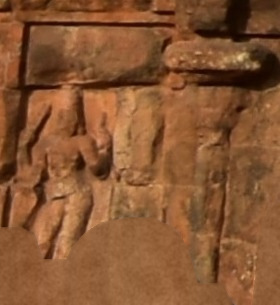
#> input picture assets/sculpture/west-panel-N1.jpg, 280 x 305 px, found by its file name
$ python paint.py assets/sculpture/west-panel-N1.jpg assets/sculpture/west-panel-N2.jpg
#> lines starting #> are read from the running program, lines starting #| are printed output that depends on the picture; after the words box and inside, x2 and y2 are one past the last pixel; in counts of white or black regions, pixels touching at a corner belong together
# Paints plain stone colour over the visitors standing in front of three west-face panels.
# Usage: python3 paint.py <assets/sculpture dir> <output dir>
import sys
from PIL import Image, ImageDraw, ImageFilter
import numpy as np
D,out=sys.argv[1].rstrip('/')+'/',sys.argv[2].rstrip('/')+'/'
JOBS={
 'west-panel-N1.jpg':[[(0,226),(22,227),(35,236),(40,252),(41,259),(66,259),(72,246),(85,232),(100,222),(125,217),(152,216),(174,228),(187,246),(193,266),(197,283),(222,283),(233,305),(0,305)],
                      [(260,224),(271,206),(280,200),(280,305),(252,305)]],
 'west-panel-N2.jpg':[[(144,305),(149,276),(156,267),(183,267),(196,271),(213,271),(215,258),(223,236),(245,221),(245,305)]],
 'west-panel-N3.jpg':[[(213,305),(220,293),(233,285),(252,285),(263,293),(271,305)]],
}
def blur(arr,r): return np.asarray(Image.fromarray(np.clip(arr+128,0,255).astype('uint8')).filter(ImageFilter.GaussianBlur(r))).astype(float)-128
rng=np.random.default_rng(11)
for name,polys in JOBS.items():
    im=Image.open(D+name).convert('RGB'); w,h=im.size; a=np.asarray(im).astype(float)
#> further down, im is the input picture: PIL image 280x305 RGB; mean R, G, B 134.8, 85.6, 50.5
#> after `w, h = im.size`: w = 280; h = 305
    m=Image.new('L',(w,h),0); d=ImageDraw.Draw(m)
#> after `m = Image.new('L', (w, h), 0)`: m: PIL image 280x305 L; every value is 0
    for p in polys: d.polygon(p,fill=255)
    hard=np.asarray(m)>0
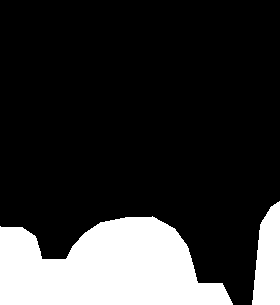
#> hard: shape (305, 280) bool; 20% white; 2 white regions, box (x1, y1, x2, y2) and area: (0, 216, 233, 305) 14873, (252, 201, 280, 305) 2216
    overall=np.median(a[180:][~hard[180:]],axis=0)             # the stone's usual colour in the lower part of the panel
#> overall = [146, 96, 58]
    col=np.zeros((w,3)); has=np.zeros(w,bool); tops=np.zeros(w,int)
#> after `tops = np.zeros(w, int)`: tops = 280 values from 0 to 0
    for x in range(w):
        ys=np.where(hard[:,x])[0]
        if len(ys)==0: continue
        top=ys.min(); tops[x]=top; has[x]=True
        col[x]=a[max(0,top-24):max(1,top-5),x,:].mean(axis=0)   # the stone just above the person in this column
#> this loop made 280 passes
#> top on passes 1 to 3: 226, 227, 227
#> after the loop, col = 280 rows, first 8: [155.3, 103.8, 65.95], [134.9, 85.74, 48.79], [107.8, 61.16, 26.95], [81.84, 38.05, 8.32], [67.21, 25.26, 1.16], [64.95, 24.74, 3.26], [68.74, 29.32, 7.79], [72.63, 34.05, 12.26]; tops = 280 values, max 303 at index 232, min 0 at index 233, mean 223.3
    xs=np.where(has)[0]; fill=a.copy()
#> after `xs = np.where(has)[0]`: xs = 261 values from 0 to 279
    for x in xs:
        lo,hi=max(0,x-22),min(w,x+23); c=col[lo:hi][has[lo:hi]].mean(axis=0)
        fill[tops[x]:,x][hard[tops[x]:,x]]=0.5*c+0.5*overall
#> this loop made 261 passes
#> (lo, c) on passes 1 to 3: (0, [133.2, 80.18, 46.77]), (0, [134.1, 80.79, 47.1]), (0, [134.7, 81.21, 47.33])
    # plain grain and mottling made from noise, so nothing carved is invented
    grain=blur(rng.normal(0,13,(h,w,1)).repeat(3,2),1.1)+blur(rng.normal(0,60,(h,w,1)).repeat(3,2),5)
    fill=np.clip(fill+grain*hard[:,:,None],0,255)
    soft=m.filter(ImageFilter.GaussianBlur(1.8))
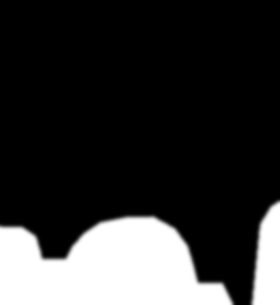
#> soft: PIL image 280x305 L; min 0, max 255, mean 51
    Image.composite(Image.fromarray(fill.astype('uint8')),im,soft).save(out+name,quality=93,subsampling=0)
    print(name,'painted',int(hard.sum()),'of',w*h,'pixels (%.1f%%)'%(100*hard.sum()/(w*h)))
#| west-panel-N1.jpg painted 17089 of 85400 pixels (20.0%)
#> pass 2 of the loop `for name,polys in JOBS.items():`:
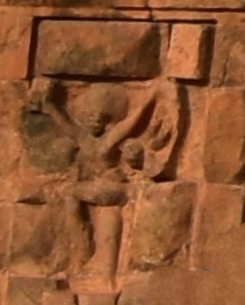
#> input picture assets/sculpture/west-panel-N2.jpg, 245 x 305 px, found by its file name
#> im is the input picture: PIL image 245x305 RGB; mean R, G, B 143.1, 86.5, 50.1
#> a: shape (305, 245, 3) float64
#> m: PIL image 245x305 L; every value is 0
#> `hard=np.asarray(m)>0`:
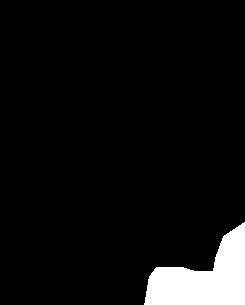
#> hard: shape (305, 245) bool; 6.1% white; 1 white region, box (x1, y1, x2, y2) and area: (144, 222, 245, 305) 4582
#> overall = [158, 98, 58]
#> after the loop `for x in range(w):`: tops = 245 values, max 303 at index 144, min 0 at index 0, mean 107
#> xs = 101 values from 144 to 244
#> the loop `for x in xs:` made 101 passes
#> c on passes 1 to 8: [152.2, 97.46, 55.96], [150.8, 96.19, 54.89], [149.4, 95.01, 53.99], [148.1, 93.84, 53.09], [146.8, 92.72, 52.25], [145.5, 91.61, 51.43], [144.2, 90.54, 50.64], [143.2, 89.65, 50.02]
#> soft: PIL image 245x305 L
#| west-panel-N2.jpg painted 4582 of 74725 pixels (6.1%)
#> pass 3 of the loop `for name,polys in JOBS.items():`:
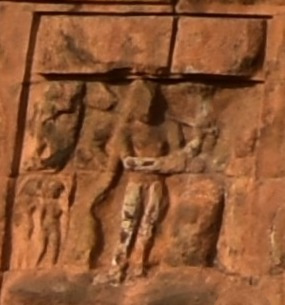
#> input picture assets/sculpture/west-panel-N3.jpg, 285 x 305 px, found by its file name
#> im is the input picture: PIL image 285x305 RGB; mean R, G, B 143.9, 87.5, 51.7
#> a: shape (305, 285, 3) float64
#> m: PIL image 285x305 L; every value is 0
#> `hard=np.asarray(m)>0`:
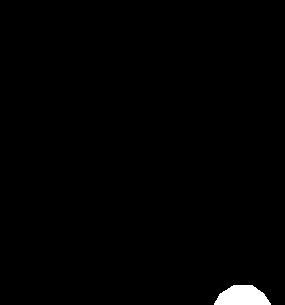
#> hard: shape (305, 285) bool; 0.98% white; 1 white region, box (x1, y1, x2, y2) and area: (214, 285, 271, 305) 853
#> overall = [161, 99, 60]
#> after the loop `for x in range(w):`: tops = 285 values, max 303 at index 214, min 0 at index 0, mean 58.01
#> xs = 57 values from 214 to 270
#> the loop `for x in xs:` made 57 passes
#> (hi, c) on passes 1 to 8: (237, [170.6, 105.1, 64.97]), (238, [171.2, 105.4, 65.14]), (239, [171.8, 105.7, 65.25]), (240, [172.3, 106.1, 65.34]), (241, [172.9, 106.4, 65.48]), (242, [173.5, 106.8, 65.66]), (243, [174, 107.1, 65.87]), (244, [174.5, 107.4, 66.07])
#> soft: PIL image 285x305 L
#| west-panel-N3.jpg painted 853 of 86925 pixels (1.0%)
